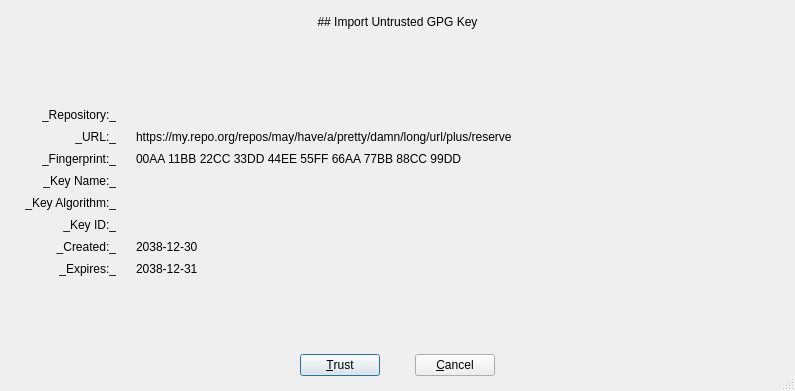
<?xml version="1.0" encoding="UTF-8"?>
<ui version="4.0">
 <class>RepoGpgKeyImportDialog</class>
 <widget class="QDialog" name="RepoGpgKeyImportDialog">
  <property name="geometry">
   <rect>
    <x>0</x>
    <y>0</y>
    <width>795</width>
    <height>391</height>
   </rect>
  </property>
  <property name="windowTitle">
   <string>GPG Key</string>
  </property>
  <property name="sizeGripEnabled">
   <bool>true</bool>
  </property>
  <property name="modal">
   <bool>true</bool>
  </property>
  <layout class="QVBoxLayout" name="outerLayout">
   <property name="spacing">
    <number>15</number>
   </property>
   <property name="leftMargin">
    <number>25</number>
   </property>
   <property name="topMargin">
    <number>15</number>
   </property>
   <property name="rightMargin">
    <number>25</number>
   </property>
   <property name="bottomMargin">
    <number>15</number>
   </property>
   <item>
    <widget class="QLabel" name="heading">
     <property name="text">
      <string>## Import Untrusted GPG Key</string>
     </property>
     <property name="textFormat">
      <enum>Qt::MarkdownText</enum>
     </property>
     <property name="alignment">
      <set>Qt::AlignCenter</set>
     </property>
    </widget>
   </item>
   <item>
    <spacer name="topSpacer">
     <property name="orientation">
      <enum>Qt::Vertical</enum>
     </property>
     <property name="sizeType">
      <enum>QSizePolicy::Expanding</enum>
     </property>
     <property name="sizeHint" stdset="0">
      <size>
       <width>20</width>
       <height>0</height>
      </size>
     </property>
    </spacer>
   </item>
   <item>
    <layout class="QFormLayout" name="formLayout">
     <property name="labelAlignment">
      <set>Qt::AlignRight|Qt::AlignTrailing|Qt::AlignVCenter</set>
     </property>
     <property name="horizontalSpacing">
      <number>20</number>
     </property>
     <property name="verticalSpacing">
      <number>8</number>
     </property>
     <item row="0" column="0">
      <widget class="QLabel" name="repoNameCaption">
       <property name="text">
        <string>_Repository:_</string>
       </property>
       <property name="textFormat">
        <enum>Qt::MarkdownText</enum>
       </property>
       <property name="alignment">
        <set>Qt::AlignRight|Qt::AlignTrailing|Qt::AlignVCenter</set>
       </property>
      </widget>
     </item>
     <item row="0" column="1">
      <widget class="QLabel" name="repoName">
       <property name="text">
        <string notr="true">&lt;RepoName&gt;</string>
       </property>
      </widget>
     </item>
     <item row="1" column="0">
      <widget class="QLabel" name="repoUrlCaption">
       <property name="text">
        <string>_URL:_</string>
       </property>
       <property name="textFormat">
        <enum>Qt::MarkdownText</enum>
       </property>
       <property name="alignment">
        <set>Qt::AlignRight|Qt::AlignTrailing|Qt::AlignVCenter</set>
       </property>
      </widget>
     </item>
     <item row="1" column="1">
      <widget class="QLabel" name="repoUrl">
       <property name="text">
        <string notr="true">https://my.repo.org/repos/may/have/a/pretty/damn/long/url/plus/reserve</string>
       </property>
      </widget>
     </item>
     <item row="2" column="0">
      <widget class="QLabel" name="fingerprintCaption">
       <property name="text">
        <string>_Fingerprint:_</string>
       </property>
       <property name="textFormat">
        <enum>Qt::MarkdownText</enum>
       </property>
       <property name="alignment">
        <set>Qt::AlignRight|Qt::AlignTrailing|Qt::AlignVCenter</set>
       </property>
      </widget>
     </item>
     <item row="2" column="1">
      <widget class="QLabel" name="fingerprint">
       <property name="text">
        <string notr="true">00AA 11BB 22CC 33DD 44EE 55FF 66AA 77BB 88CC 99DD</string>
       </property>
      </widget>
     </item>
     <item row="3" column="0">
      <widget class="QLabel" name="keyNameCaption">
       <property name="text">
        <string>_Key Name:_</string>
       </property>
       <property name="textFormat">
        <enum>Qt::MarkdownText</enum>
       </property>
       <property name="alignment">
        <set>Qt::AlignRight|Qt::AlignTrailing|Qt::AlignVCenter</set>
       </property>
      </widget>
     </item>
     <item row="3" column="1">
      <widget class="QLabel" name="keyName">
       <property name="text">
        <string notr="true">&lt;Key Name&gt;</string>
       </property>
      </widget>
     </item>
     <item row="4" column="0">
      <widget class="QLabel" name="keyAlgoCaption">
       <property name="text">
        <string>_Key Algorithm:_</string>
       </property>
       <property name="textFormat">
        <enum>Qt::MarkdownText</enum>
       </property>
       <property name="alignment">
        <set>Qt::AlignRight|Qt::AlignTrailing|Qt::AlignVCenter</set>
       </property>
      </widget>
     </item>
     <item row="4" column="1">
      <widget class="QLabel" name="keyAlgo">
       <property name="text">
        <string notr="true">&lt;Key Algorithm&gt;</string>
       </property>
      </widget>
     </item>
     <item row="5" column="0">
      <widget class="QLabel" name="keyIdCaption">
       <property name="text">
        <string>_Key ID:_</string>
       </property>
       <property name="textFormat">
        <enum>Qt::MarkdownText</enum>
       </property>
       <property name="alignment">
        <set>Qt::AlignRight|Qt::AlignTrailing|Qt::AlignVCenter</set>
       </property>
      </widget>
     </item>
     <item row="5" column="1">
      <widget class="QLabel" name="keyId">
       <property name="text">
        <string notr="true">&lt;Key ID&gt;</string>
       </property>
      </widget>
     </item>
     <item row="6" column="0">
      <widget class="QLabel" name="keyCreatedCaption">
       <property name="text">
        <string>_Created:_</string>
       </property>
       <property name="textFormat">
        <enum>Qt::MarkdownText</enum>
       </property>
       <property name="alignment">
        <set>Qt::AlignRight|Qt::AlignTrailing|Qt::AlignVCenter</set>
       </property>
      </widget>
     </item>
     <item row="6" column="1">
      <widget class="QLabel" name="keyCreated">
       <property name="text">
        <string notr="true">2038-12-30</string>
       </property>
      </widget>
     </item>
     <item row="7" column="0">
      <widget class="QLabel" name="keyExpiresCaption">
       <property name="text">
        <string>_Expires:_</string>
       </property>
       <property name="textFormat">
        <enum>Qt::MarkdownText</enum>
       </property>
       <property name="alignment">
        <set>Qt::AlignRight|Qt::AlignTrailing|Qt::AlignVCenter</set>
       </property>
      </widget>
     </item>
     <item row="7" column="1">
      <widget class="QLabel" name="keyExpires">
       <property name="text">
        <string notr="true">2038-12-31</string>
       </property>
      </widget>
     </item>
    </layout>
   </item>
   <item>
    <spacer name="bottomSpacer">
     <property name="orientation">
      <enum>Qt::Vertical</enum>
     </property>
     <property name="sizeType">
      <enum>QSizePolicy::Expanding</enum>
     </property>
     <property name="sizeHint" stdset="0">
      <size>
       <width>20</width>
       <height>0</height>
      </size>
     </property>
    </spacer>
   </item>
   <item>
    <layout class="QHBoxLayout" name="horizontalLayout">
     <item>
      <spacer name="horizontalSpacer_2">
       <property name="orientation">
        <enum>Qt::Horizontal</enum>
       </property>
       <property name="sizeHint" stdset="0">
        <size>
         <width>40</width>
         <height>20</height>
        </size>
       </property>
      </spacer>
     </item>
     <item>
      <widget class="QPushButton" name="trustButton">
       <property name="text">
        <string>&amp;Trust</string>
       </property>
      </widget>
     </item>
     <item>
      <spacer name="horizontalSpacer">
       <property name="orientation">
        <enum>Qt::Horizontal</enum>
       </property>
       <property name="sizeType">
        <enum>QSizePolicy::Preferred</enum>
       </property>
       <property name="sizeHint" stdset="0">
        <size>
         <width>20</width>
         <height>20</height>
        </size>
       </property>
      </spacer>
     </item>
     <item>
      <widget class="QPushButton" name="cancelButton">
       <property name="text">
        <string>&amp;Cancel</string>
       </property>
      </widget>
     </item>
     <item>
      <spacer name="horizontalSpacer_3">
       <property name="orientation">
        <enum>Qt::Horizontal</enum>
       </property>
       <property name="sizeHint" stdset="0">
        <size>
         <width>40</width>
         <height>20</height>
        </size>
       </property>
      </spacer>
     </item>
    </layout>
   </item>
  </layout>
 </widget>
 <resources/>
 <connections/>
</ui>
